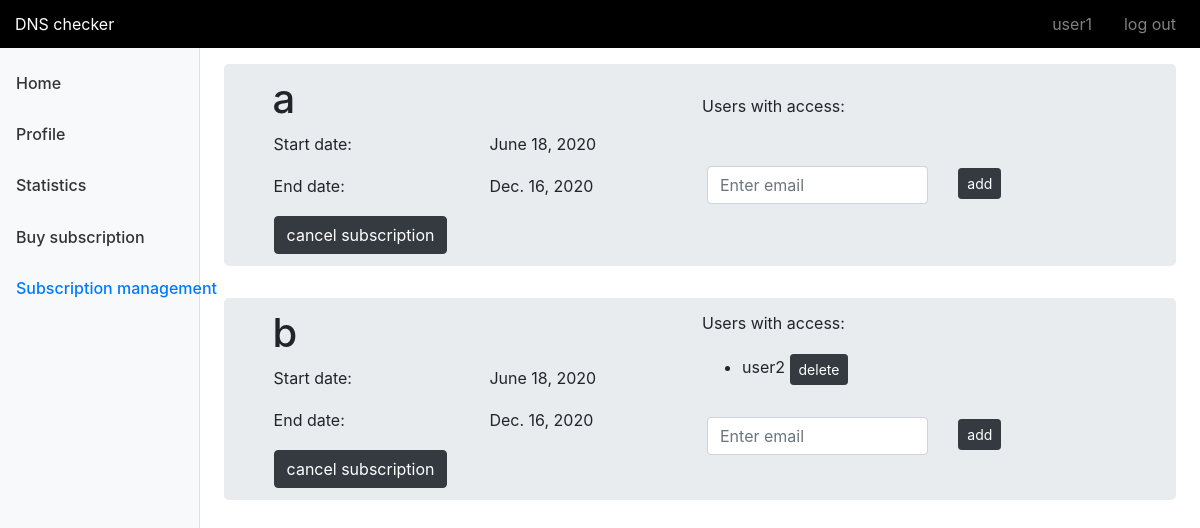
Page /user_page/management/ (signed in) on the earlier database version.
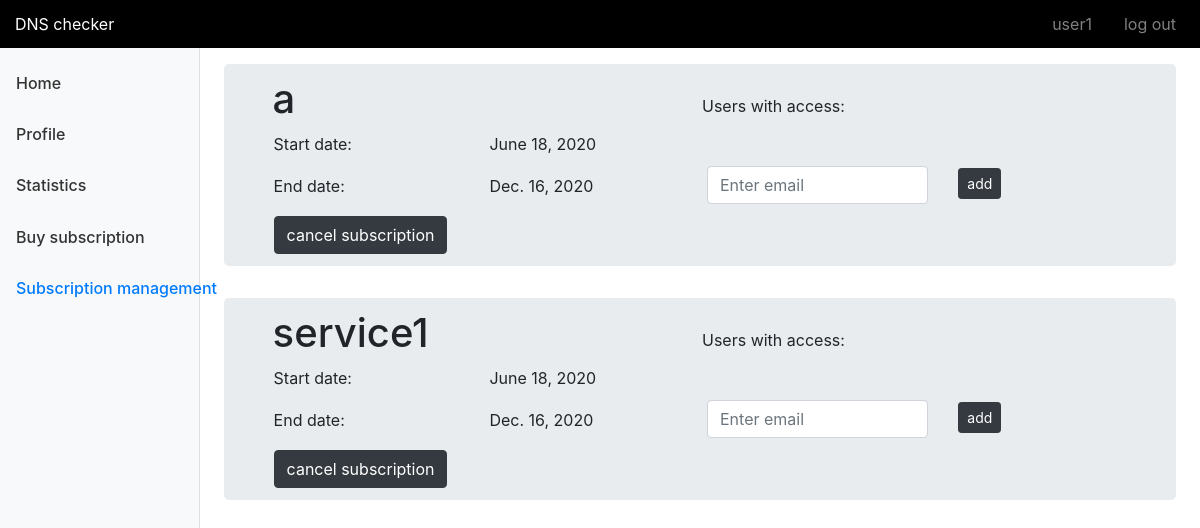
Same page on the later database version.
### user_side/models.py (models this page shows)
class Subscription(models.Model):
    user = models.ForeignKey(User, on_delete=models.SET_NULL, null=True)
    service = models.ForeignKey('Service', on_delete=models.CASCADE)
    start_date = models.DateField(auto_now_add=True)
    end_date = models.DateField()
    admin = models.BooleanField()

class Service(models.Model):
    label = models.CharField(max_length=100)
    web_address = models.CharField(max_length=100)
    IP = models.GenericIPAddressField()

### user_side/views.py (the view, shortened to what this page needs)
# urls.py: path('user_page/management/', user_side.subscription_management_view, name='subscription management'),
def subscription_management_view(request, *args, **kwargs):
    if not request.user.is_authenticated:
        return render(request, 'user_page/403.html')
    current_user = request.user
    form = SubscriptionManagementForm(current_user, request.POST)
    return render(request, "user_page/sub_management.html", {'form': form})

### user_side/forms.py
class SubscriptionManagementForm(forms.Form):
    email = forms.EmailField(max_length=40,
                                required=False,
                                widget=forms.TextInput(
                                attrs={'class': 'form-control', 'placeholder': 'Enter email', 'id': 'email'}))
    def __init__(self, user, *args, **kwargs):
        super(SubscriptionManagementForm, self).__init__(*args, **kwargs)
        self.user = user
        self.user_subscriptions = self.get_subscriptions()
    def get_subscriptions(self):
        subscriptions = Subscription.objects.filter(user_id=self.user).order_by('service__label')
        subscriptions_dict = dict()
        for sub in subscriptions:
            subscriptions_dict[sub] = Subscription.objects.filter(service_id=sub.service_id).exclude(user_id=self.user).order_by('service__label')
        return subscriptions_dict

### templates/user_page/sub_management.html (shortened to what this page needs)
{% extends "user_page/base.html" %}
{%  load static %}
{% block header %}
    <link rel="stylesheet" type="text/css" href="{% static 'user_profile.css' %}">
{% endblock %}
{% block sidebar %}
    <li class="nav-item"><a class="nav-link" href="{% url 'user page' %}">Home</a></li>
    <li class="nav-item"><a class="nav-link" href="{% url 'user profile' %}">Profile</a></li>
    <li class="nav-item"><a class="nav-link" href="{% url 'user statistics' %}">Statistics</a></li>
    <li class="nav-item"><a class="nav-link" href="{% url 'buy subscription' %}">Buy subscription</a></li>
    <li class="nav-item"><a class="nav-link active" href="{% url 'subscription management' %}">Subscription management</a></li>
{% endblock %}
{% block content %}
    <form method="POST" action="">
    {% for subscription, values in form.user_subscriptions.items %}
        <div class="home_container">
            <table>
                <tr>
                    <td width=500px>
                        <table>
                            <tr>
                                <h1> {{ subscription.service.label }}</h1>
                            </tr>
                            <tr>
                                <td style="font-weight: normal;"><p>Start date:</p></td>
                                <td style="font-weight: normal;"><p style="margin-left: 40px;">{{  subscription.start_date }}</p></td>
                            </tr>
                            <tr>
                                <td style="font-weight: normal;"><p>End date:</p></td>
                                <td style="font-weight: normal;"><p style="margin-left: 40px; white-space: pre">{{  subscription.end_date }}</p></td>
                            </tr>
                            <tr>
                                <td><button class="btn btn-dark" name="delete_sub_{{subscription.id}}" type="submit">cancel subscription</button></td>
                            </tr>
                        </table>
                    </td>
                    <td width="50%">
                        <table>
                            <tr>
                                {%  if subscription.admin %}
                                <td style="font-weight: normal;"><p>Users with access:</p>
                                    <ul style="line-height:200%">
                                        {% for other_subscription in values %}
                                            <li> {{ other_subscription.user }}
                                            <button class="btn btn-sm btn-dark" name="delete_usr_{{subscription.service_id}}_{{other_subscription.user_id}}" type="submit">delete</button>
                                            </li>
                                        {% endfor %}
                                        <div class="row" style="margin-left: -50px">
                                            <div class="col-md-8 mb-3">
                                            <input type="email" class="form-control" name="email_{{subscription.id}}" placeholder="Enter email">
                                            </div>
                                            <div class="col-md-4 mb-3">
                                            <button class="btn btn-sm btn-dark" name="add_usr_{{subscription.service_id}}_{{other_subscription.user_id}}" type="submit">add</button>
                                            </div>
                                        </div>
                                    </ul>
                                </td>
                                {% endif %}
                            </tr>
                        </table>
                    </td>
                </tr>
            </table>
        </div>
    {% endfor %}
    </form>
{% endblock %}

Differences in the rows shown:
removed Subscription: service.label "b", start_date "June 18, 2020", end_date "Dec. 16, 2020"
removed Subscription: user "user2", shown under "b"
added Subscription: service.label "service1", start_date "June 18, 2020", end_date "Dec. 16, 2020"
